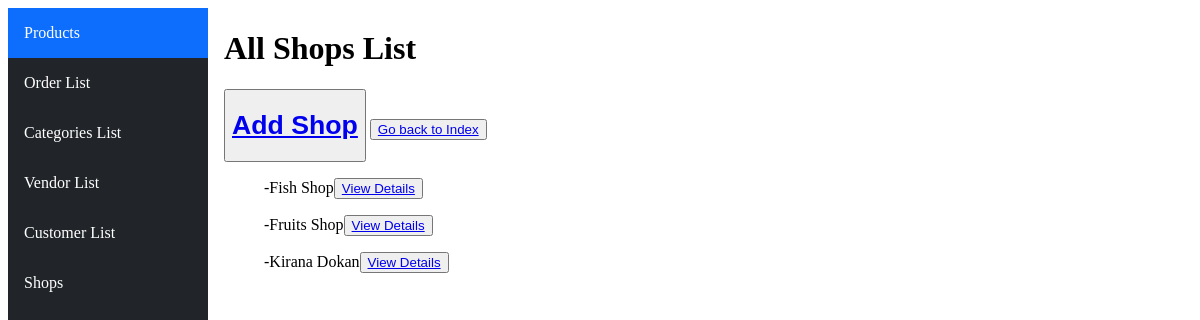
The page /shoplist/ on the database as committed earlier.
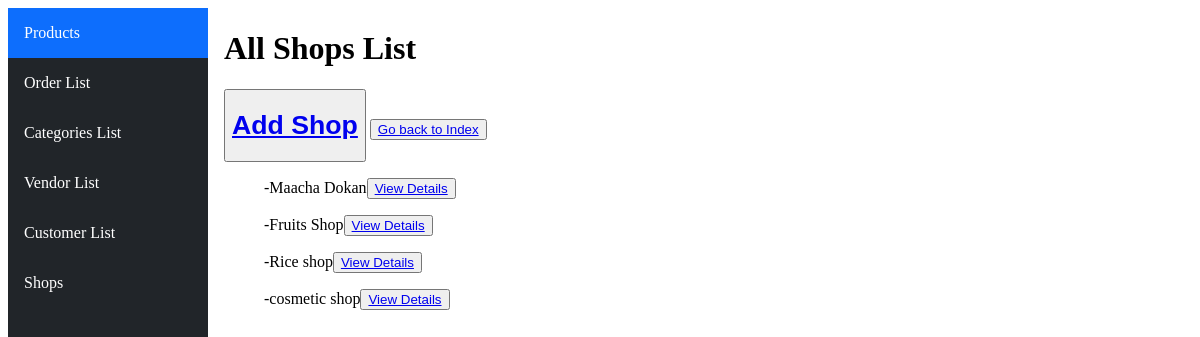
The same page on the database as committed later.
### ecommerceApp/models.py (models this page shows, shortened)
class Shop(models.Model):
    name=models.CharField(max_length=50)
    owner=models.ForeignKey(Vendor, on_delete=models.CASCADE)

### ecommerceApp/views.py (the view)
# urls.py: path('shoplist/',views.shoplist,name="shoplist"),
def shoplist(request):
    shops=Shop.objects.all()
    return render(request,'html/allShop.html',{"shops":shops})

### ecommerceApp/templates/html/allShop.html
{%extends "html/layout.html"%}
{%block body%}
<h1>All Shops List</h1>
<button><a href="{%url 'main:add-shop'%}"><h1>Add Shop</h1></a></button>
<button><a href="{%url 'main:index'%}">Go back to Index</a></button>
{%for shop in shops%}
<ul>-{{shop.name}}<button><a href="{%url 'main:shop' shop.id%}">View Details</a></button></ul>
{%endfor%}
{%endblock%}

Rows that differ between the two databases and show on the page:
removed Shop: name "Fish Shop"
removed Shop: name "Kirana Dokan"
added Shop: name "Maacha Dokan"
added Shop: name "Rice shop"
added Shop: name "cosmetic shop"
